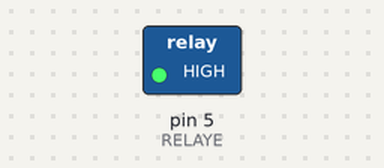
Simulated run of this sketch. Board: Arduino Uno, built with avr-gcc and run on an emulated ATmega328P. On the bench: switched loads named in the sketch (green lamp = pin HIGH).

Above: at 1.5 s.
At 5.5 s:
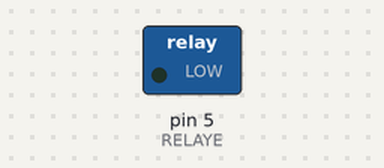
Timing chart, 0 to 10.4 s (numbered marks = the images above):
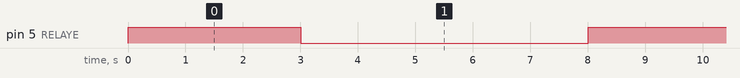

The sketch:

interval_controlled_millis.ino
```cpp
#define ON_INTERVAL 5000
#define OFF_INTERVAL 3000
uint32_t nextTime;
int relayState = LOW;                   // ledState used to set the LED
#define RELAYE  5
void setup() {
  pinMode(RELAYE, OUTPUT);
}

void loop(){
  pulse();
}
void pulse() {
  uint32_t currentTime = millis();
  if (currentTime > nextTime) {
    if (relayState == LOW) {
      relayState = HIGH;
      nextTime = currentTime + OFF_INTERVAL;
    } else {
      relayState = LOW;
      nextTime = currentTime + ON_INTERVAL;
    }
  }
  digitalWrite(RELAYE, relayState);
}
```

Measured:
- by itself, pin 5 (RELAYE): alternates HIGH for 3.0 s and LOW for 5.0 s
